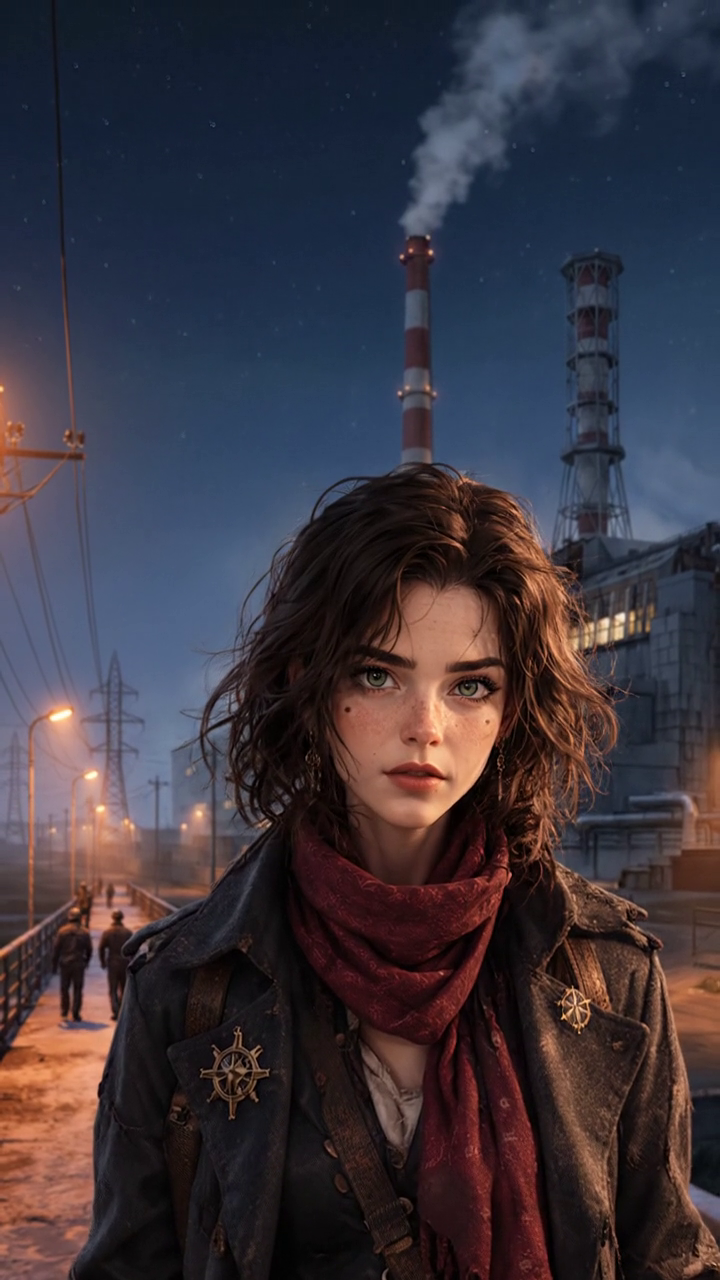
#> input picture episodes/EP01_chernobyl_night/refs/vera_EP01_costume_from_K01.png, 720 x 1280 px, given as the content of the folder des/EP01_chernobyl_night/refs/vera_EP01_costume_from_K01.png, which was not available
$ python keyout.py ../../../episodes/EP01_chernobyl_night/refs/vera_EP01_costume_from_K01.png
#> lines starting #> are read from the running program, lines starting #| are printed output that depends on the picture; after the words box and inside, x2 and y2 are one past the last pixel; in counts of white or black regions, pixels touching at a corner belong together
import sys,glob,os,numpy as np
from PIL import Image, ImageFilter
from scipy import ndimage
D=sys.argv[1]; os.makedirs(f"{D}/cut",exist_ok=True)
def key(path,out,tol=26):
#> called with path = '_only/vera_EP01_costume_from_K01.png', tol = 26
    im=np.array(Image.open(path).convert("RGB")).astype(int)
    h,w,_=im.shape
#> h = 1280; w = 720
    border=np.concatenate([im[0],im[-1],im[:,0],im[:,-1]])
    bg=np.median(border,axis=0)
#> bg = [40, 45, 54]
    dist=np.sqrt(((im-bg)**2).sum(-1))
    m=dist<tol
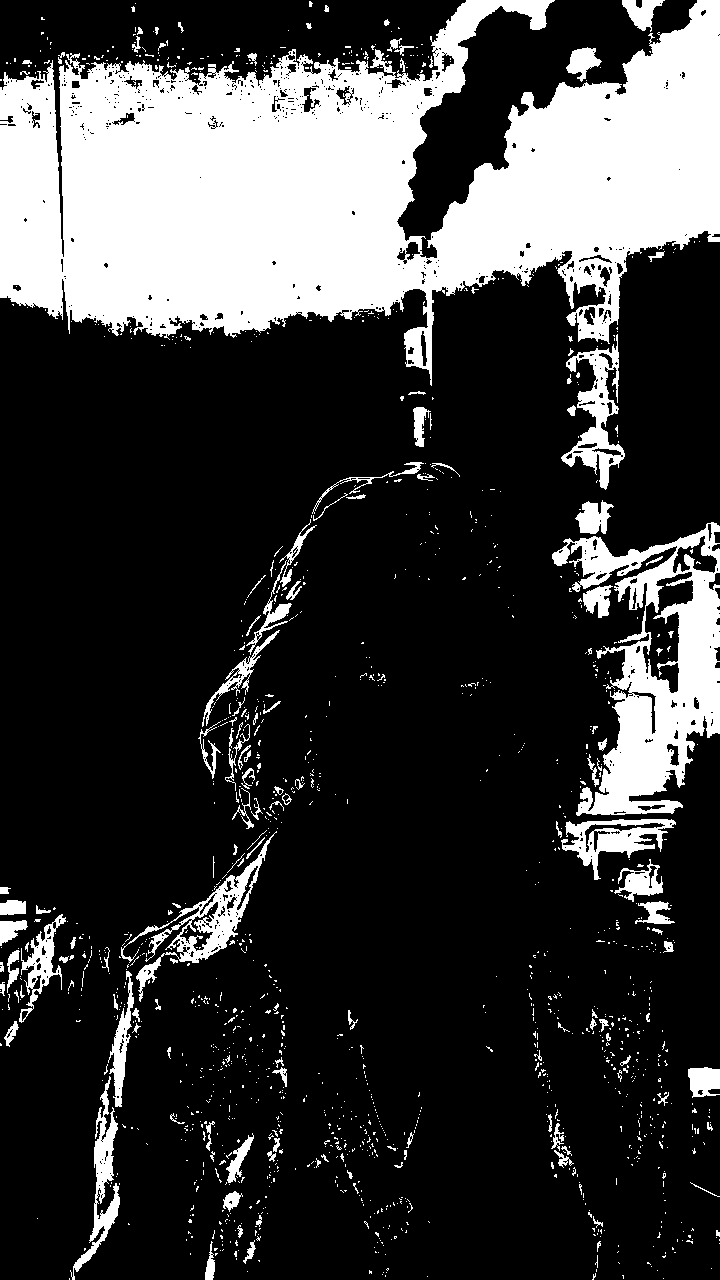
#> m: shape (1280, 720) bool; 23% white; 1420 white regions (1274 under 20 px), largest, box (x1, y1, x2, y2) and area: (0, 0, 720, 386) 156255, (552, 522, 720, 816) 20970, (121, 831, 277, 1002) 3950
    lab,n=ndimage.label(m)
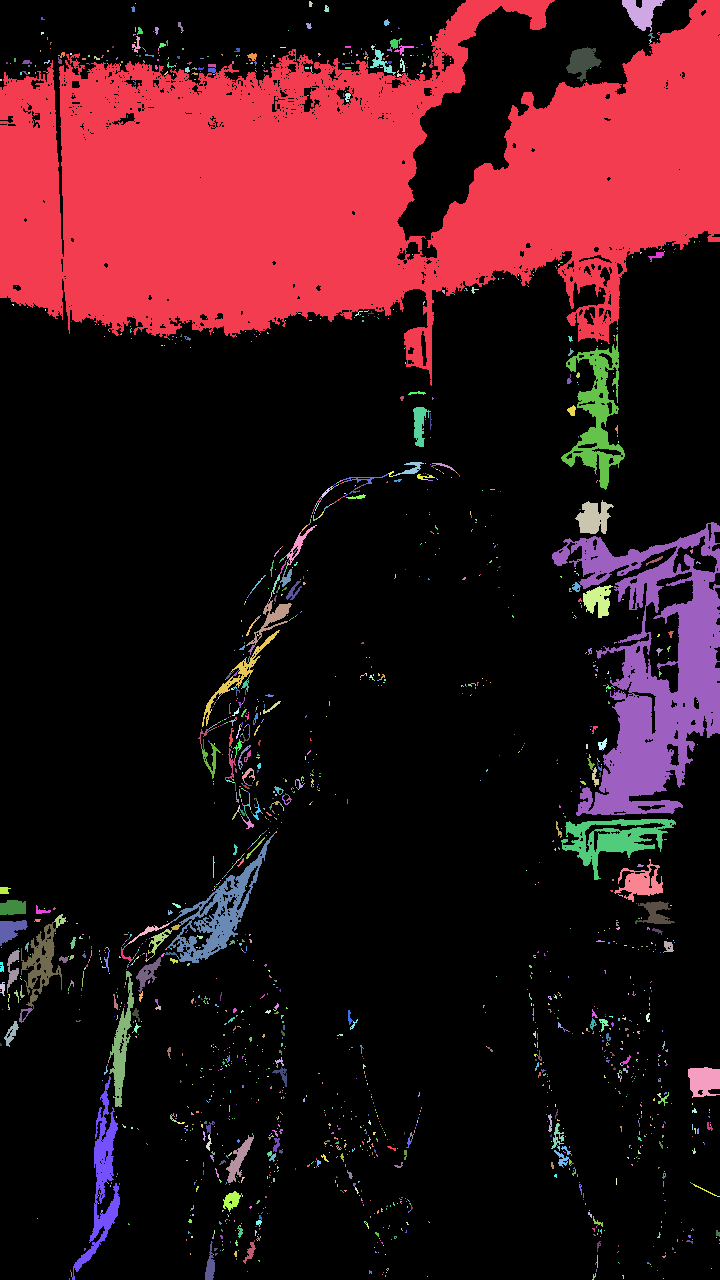
#> lab: shape (1280, 720) int32; 2117 distinct labels, from 0 to 2116; one colour per label, 0 black
#> n = 2116
    edge=set(np.unique(np.concatenate([lab[0],lab[-1],lab[:,0],lab[:,-1]])))-{0}
#> edge = 20 items
    bgmask=np.isin(lab,list(edge))
#> bgmask: shape (1280, 720) bool; 19.7% white; 20 white regions (8 under 20 px), largest, box (x1, y1, x2, y2) and area: (0, 0, 720, 386) 155757, (552, 522, 720, 816) 20895, (72, 1076, 120, 1280) 2340
    alpha=np.where(bgmask,0,255).astype(np.uint8)
    a=Image.fromarray(alpha).filter(ImageFilter.MinFilter(3)).filter(ImageFilter.GaussianBlur(1.2))
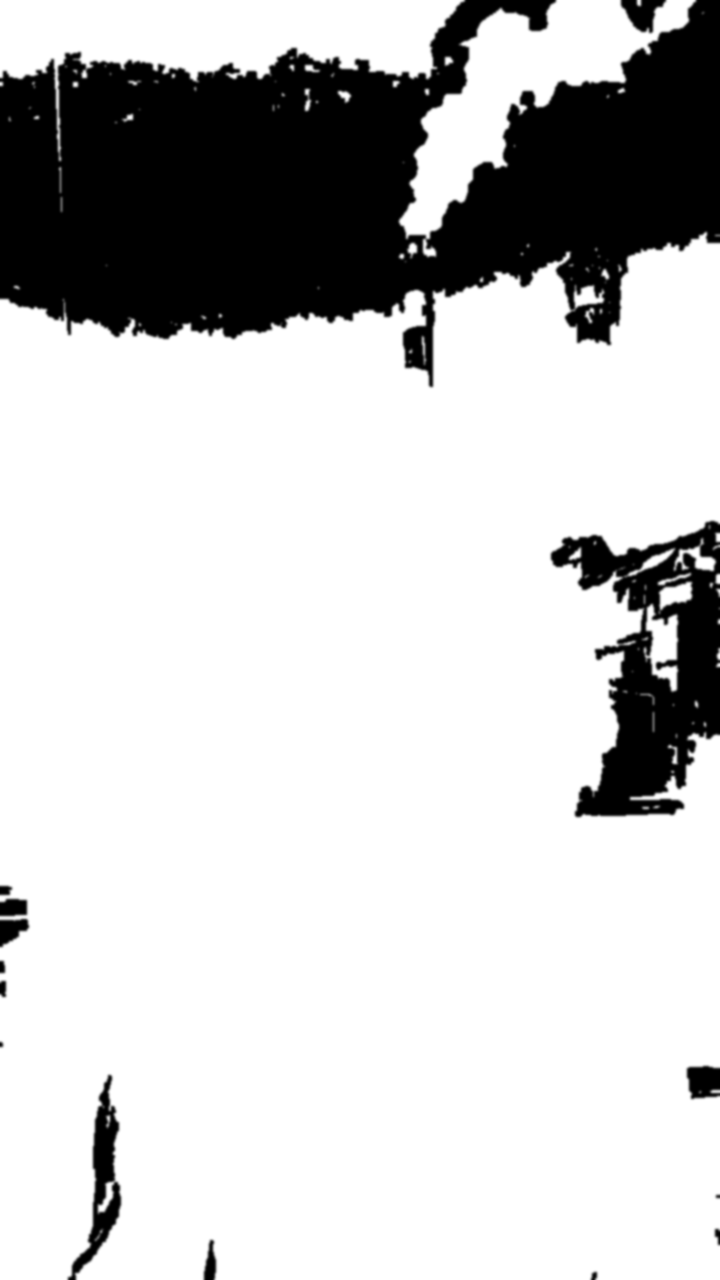
#> a: PIL image 720x1280 L; min 0, max 255, mean 200.7
    rgba=Image.fromarray(im.astype(np.uint8)).convert("RGBA"); rgba.putalpha(a)
#> after `rgba.putalpha(a)`:
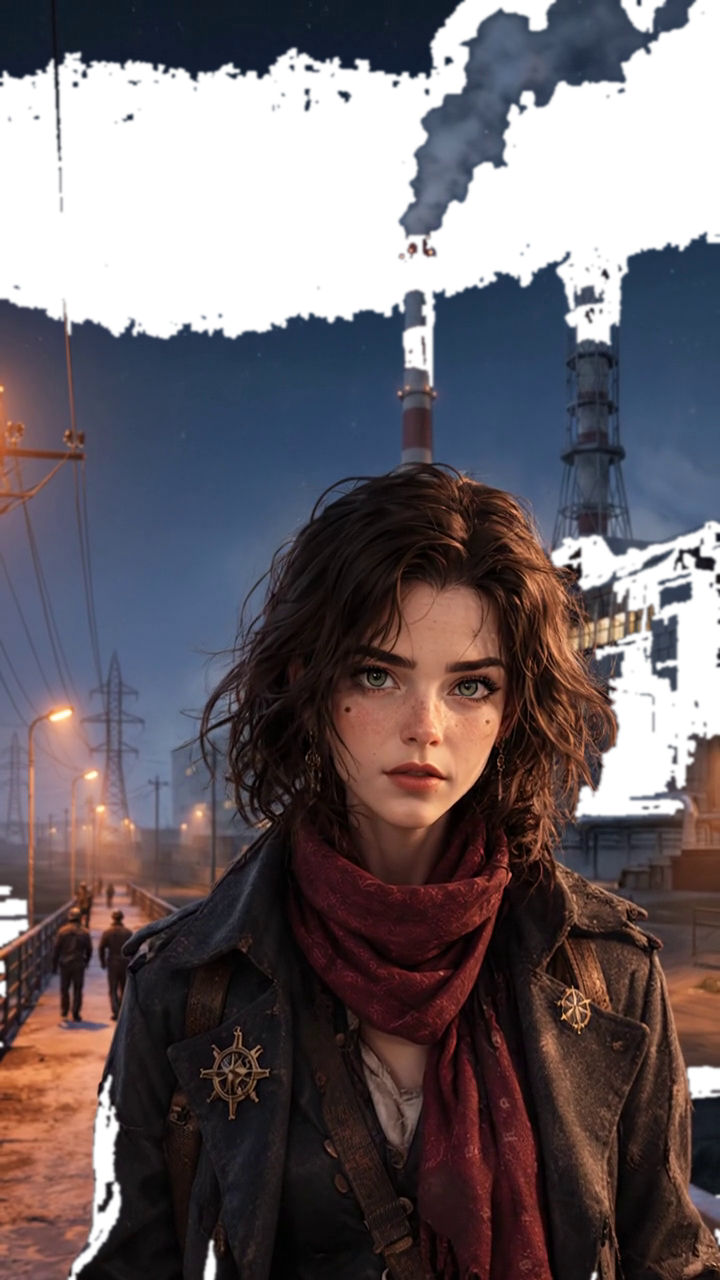
#> rgba: PIL image 720x1280 RGBA; mean R, G, B, A 60.2, 53.6, 62.6, 200.7; transparent parts drawn white
    bb=a.getbbox(); rgba=rgba.crop(bb) if bb else rgba
#> after `bb = a.getbbox()`: bb = (0, 0, 720, 1280)
    rgba.save(out)
for p in glob.glob(f"{D}/*.png"):
    n=os.path.basename(p)[:-4]
    if n in ("sheet","crops_preview"): continue
    key(p,f"{D}/cut/{n}.png")
print("ok")
